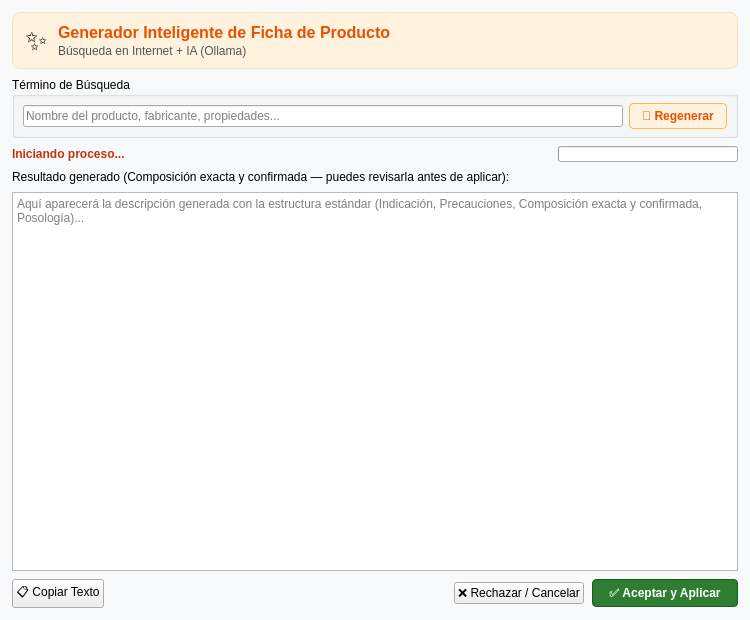
<?xml version="1.0" encoding="UTF-8"?>
<ui version="4.0">
 <class>DialogGenerarDescripcionIA</class>
 <widget class="QDialog" name="DialogGenerarDescripcionIA">
  <property name="geometry">
   <rect>
    <x>0</x>
    <y>0</y>
    <width>750</width>
    <height>620</height>
   </rect>
  </property>
  <property name="windowTitle">
   <string>Generador de Ficha y Descripción con IA</string>
  </property>
  <property name="styleSheet">
   <string notr="true">QDialog { background-color: #f8f9fa; }</string>
  </property>
  <layout class="QVBoxLayout" name="verticalLayoutPrincipal">
   <property name="spacing">
    <number>8</number>
   </property>
   <property name="leftMargin">
    <number>12</number>
   </property>
   <property name="topMargin">
    <number>12</number>
   </property>
   <property name="rightMargin">
    <number>12</number>
   </property>
   <property name="bottomMargin">
    <number>12</number>
   </property>
   <item>
    <widget class="QFrame" name="frameCabecera">
     <property name="styleSheet">
      <string notr="true">QFrame#frameCabecera {
    background-color: #fff3e0;
    border: 1px solid #ffe0b2;
    border-radius: 8px;
    padding: 6px;
}</string>
     </property>
     <layout class="QHBoxLayout" name="horizontalLayoutCabecera">
      <property name="spacing">
       <number>10</number>
      </property>
      <property name="leftMargin">
       <number>6</number>
      </property>
      <property name="topMargin">
       <number>4</number>
      </property>
      <property name="rightMargin">
       <number>6</number>
      </property>
      <property name="bottomMargin">
       <number>4</number>
      </property>
      <item>
       <widget class="QLabel" name="labelIcono">
        <property name="maximumSize">
         <size>
          <width>32</width>
          <height>32</height>
         </size>
        </property>
        <property name="text">
         <string>✨</string>
        </property>
        <property name="font">
         <font>
          <pointsize>20</pointsize>
         </font>
        </property>
        <property name="alignment">
         <set>Qt::AlignmentFlag::AlignCenter</set>
        </property>
       </widget>
      </item>
      <item>
       <layout class="QVBoxLayout" name="verticalLayoutInfoProducto">
        <property name="spacing">
         <number>2</number>
        </property>
        <item>
         <widget class="QLabel" name="labelTitulo">
          <property name="font">
           <font>
            <pointsize>12</pointsize>
            <bold>true</bold>
           </font>
          </property>
          <property name="styleSheet">
           <string notr="true">color: #e65100;</string>
          </property>
          <property name="text">
           <string>Generador Inteligente de Ficha de Producto</string>
          </property>
         </widget>
        </item>
        <item>
         <widget class="QLabel" name="labelSubtitulo">
          <property name="styleSheet">
           <string notr="true">color: #555555;</string>
          </property>
          <property name="text">
           <string>Búsqueda en Internet + IA (Ollama)</string>
          </property>
         </widget>
        </item>
       </layout>
      </item>
      <item>
       <spacer name="horizontalSpacerCabecera">
        <property name="orientation">
         <enum>Qt::Orientation::Horizontal</enum>
        </property>
        <property name="sizeHint" stdset="0">
         <size>
          <width>40</width>
          <height>20</height>
         </size>
        </property>
       </spacer>
      </item>
     </layout>
    </widget>
   </item>
   <item>
    <widget class="QGroupBox" name="groupBoxBusqueda">
     <property name="title">
      <string>Término de Búsqueda</string>
     </property>
     <layout class="QHBoxLayout" name="horizontalLayoutBusqueda">
      <property name="spacing">
       <number>6</number>
      </property>
      <property name="leftMargin">
       <number>8</number>
      </property>
      <property name="topMargin">
       <number>6</number>
      </property>
      <property name="rightMargin">
       <number>8</number>
      </property>
      <property name="bottomMargin">
       <number>6</number>
      </property>
      <item>
       <widget class="QLineEdit" name="lineEditTermino">
        <property name="toolTip">
         <string>Texto utilizado para consultar en internet y enriquecer la información del producto</string>
        </property>
        <property name="placeholderText">
         <string>Nombre del producto, fabricante, propiedades...</string>
        </property>
       </widget>
      </item>
      <item>
       <widget class="QPushButton" name="pushButtonRegenerar">
        <property name="styleSheet">
         <string notr="true">QPushButton {
    background-color: #fff3e0;
    color: #e65100;
    border: 1px solid #ffb74d;
    border-radius: 4px;
    padding: 5px 12px;
    font-weight: bold;
}
QPushButton:hover {
    background-color: #ffe0b2;
    border-color: #f57c00;
}
QPushButton:pressed {
    background-color: #ffcc80;
}</string>
        </property>
        <property name="text">
         <string>🔄 Regenerar</string>
        </property>
        <property name="autoDefault">
         <bool>false</bool>
        </property>
       </widget>
      </item>
     </layout>
    </widget>
   </item>
   <item>
    <layout class="QHBoxLayout" name="horizontalLayoutProgreso">
     <property name="spacing">
      <number>6</number>
     </property>
     <item>
      <widget class="QLabel" name="labelEstado">
       <property name="font">
        <font>
         <bold>true</bold>
        </font>
       </property>
       <property name="styleSheet">
        <string notr="true">color: #bf360c;</string>
       </property>
       <property name="text">
        <string>Iniciando proceso...</string>
       </property>
      </widget>
     </item>
     <item>
      <widget class="QProgressBar" name="progressBar">
       <property name="maximumSize">
        <size>
         <width>180</width>
         <height>16</height>
        </size>
       </property>
       <property name="value">
        <number>0</number>
       </property>
       <property name="textVisible">
        <bool>false</bool>
       </property>
      </widget>
     </item>
    </layout>
   </item>
    <item>
     <widget class="QLabel" name="labelInstruccionResultado">
      <property name="text">
       <string>Resultado generado (Composición exacta y confirmada — puedes revisarla antes de aplicar):</string>
      </property>
     </widget>
    </item>
    <item>
     <widget class="QTextEdit" name="textEditResultado">
      <property name="minimumSize">
       <size>
        <width>0</width>
        <height>280</height>
       </size>
      </property>
      <property name="acceptRichText">
       <bool>true</bool>
      </property>
      <property name="placeholderText">
       <string>Aquí aparecerá la descripción generada con la estructura estándar (Indicación, Precauciones, Composición exacta y confirmada, Posología)...</string>
      </property>
     </widget>
    </item>
   <item>
    <layout class="QHBoxLayout" name="horizontalLayoutBotones">
     <property name="spacing">
      <number>8</number>
     </property>
     <item>
      <widget class="QPushButton" name="pushButtonCopiar">
       <property name="text">
        <string>📋 Copiar Texto</string>
       </property>
       <property name="autoDefault">
        <bool>false</bool>
       </property>
      </widget>
     </item>
     <item>
      <spacer name="horizontalSpacerBotones">
       <property name="orientation">
        <enum>Qt::Orientation::Horizontal</enum>
       </property>
       <property name="sizeHint" stdset="0">
        <size>
         <width>40</width>
         <height>20</height>
        </size>
       </property>
      </spacer>
     </item>
     <item>
      <widget class="QPushButton" name="pushButtonRechazar">
       <property name="text">
        <string>❌ Rechazar / Cancelar</string>
       </property>
       <property name="autoDefault">
        <bool>false</bool>
       </property>
      </widget>
     </item>
     <item>
      <widget class="QPushButton" name="pushButtonAceptar">
       <property name="styleSheet">
        <string notr="true">QPushButton {
    background-color: #2e7d32;
    color: white;
    border: 1px solid #1b5e20;
    border-radius: 4px;
    padding: 6px 16px;
    font-weight: bold;
}
QPushButton:hover {
    background-color: #388e3c;
}
QPushButton:pressed {
    background-color: #1b5e20;
}</string>
       </property>
       <property name="text">
        <string>✅ Aceptar y Aplicar</string>
       </property>
       <property name="autoDefault">
        <bool>true</bool>
       </property>
       <property name="default">
        <bool>true</bool>
       </property>
      </widget>
     </item>
    </layout>
   </item>
  </layout>
 </widget>
 <resources/>
 <connections/>
</ui>
